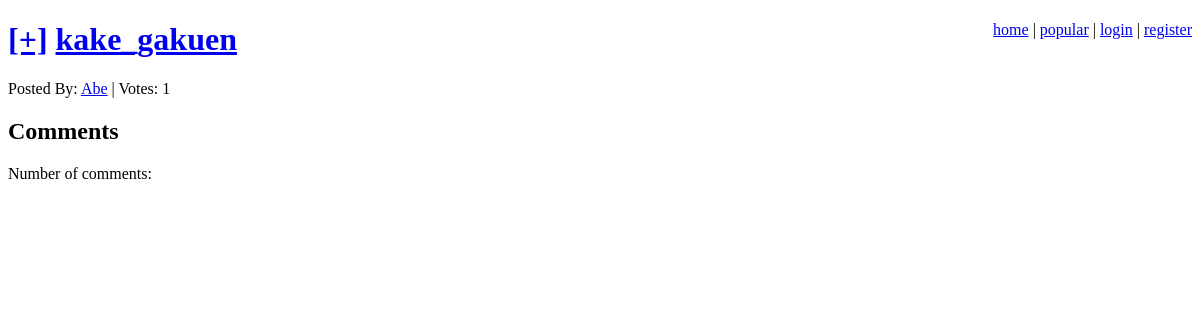
Page /bookmark/17/ on the committed database.
### bookmarks/models.py (models this page shows, shortened)
class SharedBookmark(models.Model):
    bookmark = models.ForeignKey(Bookmark, unique=True)
    date = models.DateTimeField(auto_now_add=True)
    votes = models.IntegerField(default=1)
    users_voted = models.ManyToManyField(User)

class Bookmark(models.Model):
    title = models.CharField(max_length=200)
    user = models.ForeignKey(User)
    link = models.ForeignKey(Link)

### bookmarks/views.py (the view)
# urls.py: url(r'^bookmark/(\d+)/$', bookmarks_page, name='bookmarks_page'),
def bookmarks_page(request, bookmark_id):
    shared_bookmark = get_object_or_404(
        SharedBookmark,
        id=bookmark_id
    )
    context = {'shared_bookmark': shared_bookmark}
    return render(request, 'bookmark_page.djhtml', context)

### bookmarks/templates/bookmark_page.djhtml (shortened to what this page needs)
{% extends "base.djhtml" %}
{% load comments %}
{% block head %}
    <a href="/vote/?id={{ shared_bookmark.id }}"
       class="vote">[+]</a>
    <a href="{{ shared_bookmark.bookmark.link.url }}"
       class="title">
	{{ shared_bookmark.bookmark.title|escape }}</a>
{% endblock %}
{% block content %}
    Posted By:
    <a href="/user/{{ shared_bookmark.bookmark.user.username }}/"
       class="username">
	{{ shared_bookmark.bookmark.user.username }}</a> |
    <span class="vote-count">Votes: {{ shared_bookmark.votes }}</span>
    <h2>Comments</h2>
    {% get_comment_count for bookmarks.sharedbookmark shared_bookmark.id as comment_count%}
    {% get_comment_list for bookmarks.sharedbookmark shared_bookmark.id as comment_list%}
    <p>Number of comments: {{ comment_count }}</p>
{% endblock %}

### rows in the picture
SharedBookmark: bookmark "kake_gakuen", bookmark.user.username "Abe", votes "1"
